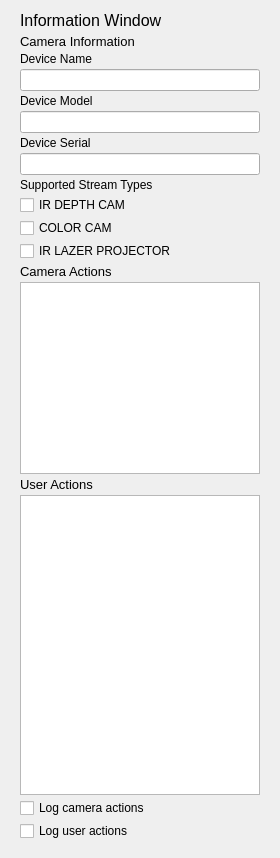
<?xml version="1.0" encoding="UTF-8"?>
<ui version="4.0">
 <class>InformationWindowUI</class>
 <widget class="QWidget" name="InformationWindowUI">
  <property name="geometry">
   <rect>
    <x>0</x>
    <y>0</y>
    <width>280</width>
    <height>858</height>
   </rect>
  </property>
  <property name="windowTitle">
   <string>Form</string>
  </property>
  <widget class="QWidget" name="layoutWidget">
   <property name="geometry">
    <rect>
     <x>10</x>
     <y>10</y>
     <width>260</width>
     <height>831</height>
    </rect>
   </property>
   <layout class="QVBoxLayout" name="verticalLayout_3" stretch="0,0,0">
    <property name="spacing">
     <number>3</number>
    </property>
    <property name="leftMargin">
     <number>10</number>
    </property>
    <property name="rightMargin">
     <number>10</number>
    </property>
    <item>
     <widget class="QLabel" name="InformationWindowLabel">
      <property name="enabled">
       <bool>true</bool>
      </property>
      <property name="minimumSize">
       <size>
        <width>0</width>
        <height>21</height>
       </size>
      </property>
      <property name="font">
       <font>
        <pointsize>12</pointsize>
       </font>
      </property>
      <property name="styleSheet">
       <string notr="true"/>
      </property>
      <property name="text">
       <string>Information Window</string>
      </property>
      <property name="margin">
       <number>0</number>
      </property>
     </widget>
    </item>
    <item>
     <layout class="QVBoxLayout" name="cameraLayout">
      <item>
       <widget class="QLabel" name="cameraInfoLabel">
        <property name="font">
         <font>
          <pointsize>10</pointsize>
         </font>
        </property>
        <property name="text">
         <string>Camera Information</string>
        </property>
        <property name="scaledContents">
         <bool>false</bool>
        </property>
        <property name="wordWrap">
         <bool>false</bool>
        </property>
       </widget>
      </item>
      <item>
       <widget class="QLabel" name="deviceNameLabel">
        <property name="text">
         <string>Device Name</string>
        </property>
       </widget>
      </item>
      <item>
       <widget class="QLineEdit" name="deviceName"/>
      </item>
      <item>
       <widget class="QLabel" name="deviceModelLabel">
        <property name="text">
         <string>Device Model</string>
        </property>
       </widget>
      </item>
      <item>
       <widget class="QLineEdit" name="deviceModel"/>
      </item>
      <item>
       <widget class="QLabel" name="deviceSerialLabel">
        <property name="text">
         <string>Device Serial</string>
        </property>
       </widget>
      </item>
      <item>
       <widget class="QLineEdit" name="deviceSerial"/>
      </item>
      <item>
       <widget class="QLabel" name="deviceStreamTypeLabel">
        <property name="text">
         <string>Supported Stream Types</string>
        </property>
       </widget>
      </item>
      <item>
       <widget class="QCheckBox" name="deviceDepthCam">
        <property name="enabled">
         <bool>true</bool>
        </property>
        <property name="text">
         <string>IR DEPTH CAM</string>
        </property>
        <property name="checkable">
         <bool>true</bool>
        </property>
        <property name="checked">
         <bool>false</bool>
        </property>
       </widget>
      </item>
      <item>
       <widget class="QCheckBox" name="deviceColorCam">
        <property name="text">
         <string>COLOR CAM</string>
        </property>
       </widget>
      </item>
      <item>
       <widget class="QCheckBox" name="deviceLazerProjector">
        <property name="text">
         <string>IR LAZER PROJECTOR</string>
        </property>
       </widget>
      </item>
      <item>
       <widget class="QLabel" name="camActionsLabel">
        <property name="font">
         <font>
          <pointsize>10</pointsize>
         </font>
        </property>
        <property name="text">
         <string>Camera Actions</string>
        </property>
       </widget>
      </item>
      <item>
       <widget class="QListWidget" name="cameraActionsList"/>
      </item>
     </layout>
    </item>
    <item>
     <layout class="QVBoxLayout" name="verticalLayout_2">
      <item>
       <widget class="QLabel" name="userActionsLabel">
        <property name="font">
         <font>
          <pointsize>10</pointsize>
         </font>
        </property>
        <property name="text">
         <string>User Actions</string>
        </property>
       </widget>
      </item>
      <item>
       <widget class="QListWidget" name="userActionsList"/>
      </item>
      <item>
       <widget class="QCheckBox" name="stopCameraLog">
        <property name="text">
         <string>Log camera actions</string>
        </property>
       </widget>
      </item>
      <item>
       <widget class="QCheckBox" name="stopUserLog">
        <property name="text">
         <string>Log user actions</string>
        </property>
       </widget>
      </item>
     </layout>
    </item>
   </layout>
  </widget>
 </widget>
 <resources/>
 <connections/>
</ui>
